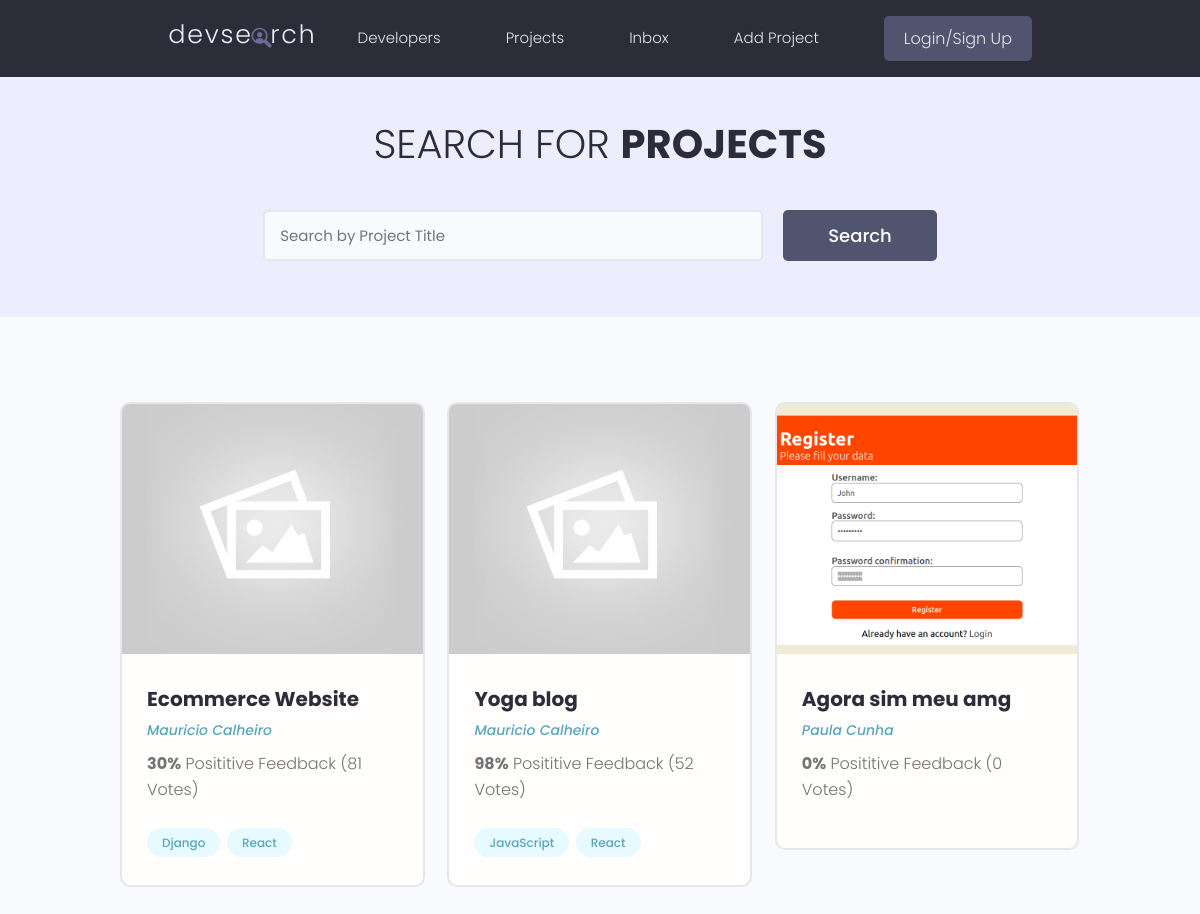
The app's page /projects/, older data.
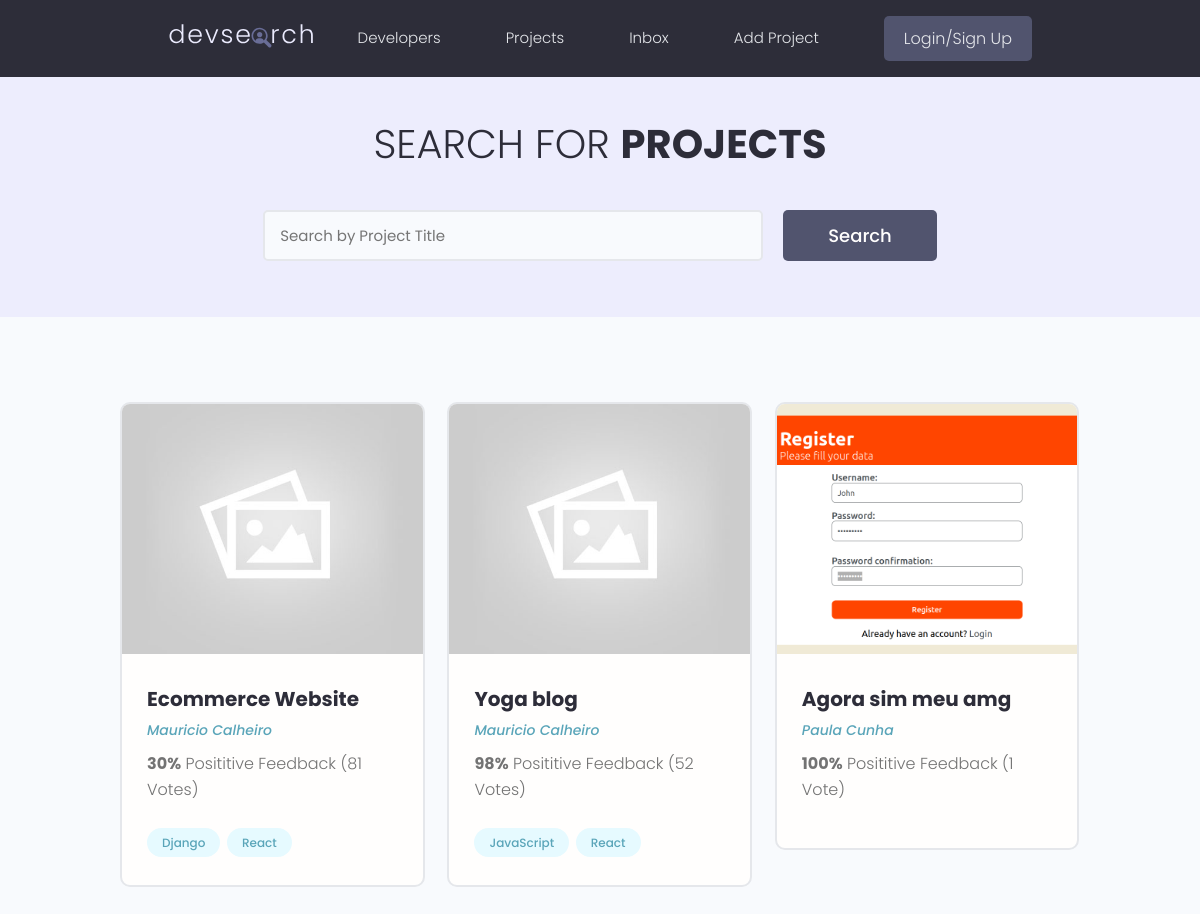
The same page, newer data.
### projects/models.py (models this page shows, shortened)
class Project(models.Model):
    owner = models.ForeignKey(Profile, null=True, blank=True, on_delete=models.SET_NULL)
    title = models.CharField(max_length=200)
    description = models.TextField(null=True, blank=True)
    featured_image = models.ImageField(null=True, blank=True, default='default.jpg')
    demo_link = models.CharField(max_length=2000, null=True, blank=True)
    source_link = models.CharField(max_length=2000, null=True, blank=True)
    tags = models.ManyToManyField('Tag', blank=True)
    vote_total = models.IntegerField(default=0, null=True, blank=True)
    vote_ratio = models.IntegerField(default=0, null=True, blank=True)
    created = models.DateTimeField(auto_now_add=True)
    id = models.UUIDField(default=uuid.uuid4, unique=True,
                          primary_key=True, editable=False)

class Tag(models.Model):
    name = models.CharField(max_length=200)
    created = models.DateTimeField(auto_now_add=True)
    id = models.UUIDField(default=uuid.uuid4, unique=True,
                          primary_key=True, editable=True)
    def __str__(self):
        return self.name

### users/models.py (models this page shows, shortened)
class Profile(models.Model):
    user = models.OneToOneField(User, on_delete=models.CASCADE, null=True, blank=True)
    name = models.CharField(max_length=200, blank=True, null=True)
    email = models.EmailField(max_length=500, blank=True, null=True)
    username = models.CharField(max_length=200, blank=True, null=True)
    location = models.CharField(max_length=200, blank=True, null=True)
    short_intro = models.CharField(max_length=200, blank=True, null=True)
    bio = models.TextField(blank=True, null=True)
    profile_image = models.ImageField(blank=True, null=True, upload_to='profiles/', default='profiles/user-default.png')
    social_github = models.CharField(max_length=200, blank=True, null=True)
    social_twitter = models.CharField(max_length=200, blank=True, null=True)
    social_linkedin = models.CharField(max_length=200, blank=True, null=True)
    social_youtube = models.CharField(max_length=200, blank=True, null=True)
    social_website = models.CharField(max_length=200, blank=True, null=True)
    created = models.DateField(auto_now_add=True)
    id = models.UUIDField(default=uuid.uuid4, unique=True, primary_key=True, editable=False)

### projects/views.py (the view)
# urls.py: path('', views.projects, name='projects'),
def projects(request):
    projects = Project.objects.all()
    context = {'projects': projects}
    return render(request, 'projects/projects.html', context)

### projects/templates/projects/projects.html (shortened to what this page needs)
{% extends 'main.html' %}
{% block content %}
<main class="projects">
    <section class="hero-section text-center">
      <div class="container container--narrow">
        <div class="hero-section__box">
          <h2>Search for <span>Projects</span></h2>
        </div>
        <div class="hero-section__search">
          <form class="form" action="#" method="get">
            <div class="form__field">
              <input class="input input--text" id="formInput#search" type="text" name="text"
                placeholder="Search by Project Title" />
            </div>
            <input class="btn btn--sub btn--lg" type="submit" value="Search" />
          </form>
        </div>
      </div>
    </section>
    <section class="projectsList">
      <div class="container">
        <section class="grid grid--three">
            {% for project in projects %}
          <div class="column">
            <div class="card project">
              <a href="{% url 'project' project.id %}" class="project">
                <img class="project__thumbnail" src="{{ project.featured_image.url }}" alt="project thumbnail" />
                <div class="card__body">
                  <h3 class="project__title">{{ project.title }}</h3>
                  <p><a class="project__author" href="{% url 'user-profile' project.owner.id %}">{{project.owner.name}}</a></p>
                  <p class="project--rating">
                    <span style="font-weight: bold;">{{ project.vote_ratio }}%</span> Posititive
                    Feedback ({{ project.vote_total }} Vote{{project.vote_total|pluralize:"s"}})
                  </p>
                  <div class="project__tags">
                    {% for tag in project.tags.all %}
                    <span class="tag tag--pill tag--main">
                      <small>{{ tag }}</small>
                    </span>
                    {% endfor %}
                  </div>
                </div>
              </a>
            </div>
          </div>
          {% endfor %}
    </section>
</main>
{% endblock content %}

### templates/main.html (shortened to what this page needs)
{% load static %}
<!DOCTYPE html>
<html lang="en">
<head>
    <link rel="stylesheet" href="https://cdn.iconmonstr.com/1.3.0/css/iconmonstr-iconic-font.min.css" />
    <link rel="stylesheet" href="{% static 'uikit/styles/uikit.css' %}" />
    <link rel="stylesheet" href="{% static 'styles/app.css' %}" />
</head>
<body>
    {% include 'navbar.html' %}
    {% block content %}
    {% endblock content %}
</body>
</html>

### templates/navbar.html (shortened to what this page needs)
{% load static %}
<header class="header">
    <div class="container container--narrow">
      <a href="{% url 'profiles' %}" class="header__logo">
        <img src="{% static 'images/logo.svg' %}" alt="DevSearch Logo" />
      </a>
      <nav class="header__nav">
        <ul class="header__menu">
          <li class="header__menuItem"><a href="{% url 'profiles' %}">Developers</a></li>
          <li class="header__menuItem"><a href="{% url 'projects' %}">Projects</a></li>
          <li class="header__menuItem"><a href="">Inbox</a></li>
          <li class="header__menuItem"><a href="{% url 'create-project' %}">Add Project</a></li>
          <li class="header__menuItem"><a href="" class="btn btn--sub">Login/Sign
            Up</a></li>
        </ul>
      </nav>
    </div>
  </header>

### static/styles/app.css (style rules this page uses)
:root { --color-sub: #2d2d39; }
.btn--sub { background-color: var(--color-sub-light); }
.card { border: 2px solid var(--color-light); }
img { width: 100%; }
.header { position: sticky; z-index: 111; background-color: var(--color-sub); padding: 1.5rem 0; }
.header > .container { display: flex; justify-content: space-between; align-items: center; }
.header__logo > img { height: 3.8rem; }
.header__nav > ul { display: inline-flex; align-items: center; list-style: none; gap: 6.5rem; }
.header__menuItem > a { color: var(--color-light); font-weight: 300; }
.hero-section { height: 40vh; display: flex; align-items: center; background-color: var(--color-sub); }
.hero-section__box { margin-bottom: 4rem; }
.hero-section__box > h2, .hero-section__box > h2 > span { font-size: 4rem; color: var(--color-light); line-height: 1.3; text-transform: uppercase; }
.hero-section__box > h2 { font-weight: 300; }
.hero-section__box > h2 > span { font-weight: 700; }
.hero-section__search > .form { display: flex; align-items: center; justify-content: center; gap: 2rem; }
.hero-section__search > .form input.input--text { width: 50rem; }
.project__author { font-size: 1.4rem; font-style: italic; }
.project--rating { margin-bottom: 1.6em; margin-top: .5em; }
.projects > .hero-section { background: var(--color-sub-lighter); height: 30vh; }
.projects .hero-section__box { margin-bottom: 2.5rem; }
.projects .hero-section__box > h2 { color: var(--color-sub); }
.projects .hero-section__box > h2 > span { font-weight: 700; color: var(--color-sub); }
.projectsList { margin-top: 8rem; }
.project__thumbnail { height: 25rem; object-fit: cover; object-position: top center; }
.project__title { font-size: 2rem; font-weight: 700; color: var(--color-sub); }

### static/uikit/styles/modules/_variables.css (style rules this page uses)
:root { --color-main: #5aa5b9; --color-main-light: #e6faff; --color-sub: #3f4156; --color-sub-light: #51546e; --color-sub-lighter: #ededfd; --color-text: #737373; --color-gray: #8b8b8b; --color-light: #e5e7eb; --color-light-gray: #767676; --color-bg: #f8fafd; --color-white: #fffefd; --color-white-light: #f3f3f3; --color-success: #359e64; --color-success-bg: #def8e8; --color-error: #fc4b0b; --color-error-bg: #fff2ee; --font-base: 'Poppins', arial, helvetica, 'Segoe UI', roboto, ubuntu, sans-serif; --font-monospace: 'Fira Code', 'Courier New', courier, monospace; --font-regular: 300; --font-medium: 500; --font-bold: 700; --generic-shadow: 1px 1px 5px #00000010; --generic-transition: all 0.3s ease-in-out; }

### static/uikit/styles/modules/_base.css (style rules this page uses)
* { margin: 0; padding: 0; box-sizing: border-box; text-rendering: optimizeLegibility; color: inherit; font-size: inherit; }
html { font-size: 50%; }
@media only screen and (min-width: 480px) { html { font-size: 56.25%; } }
@media only screen and (min-width: 1200px) { html { font-size: 62.5%; } }
body { line-height: 1.6; font-weight: 400; font-size: 1.5rem; color: var(--color-text); background-color: var(--color-bg); min-height: 100vh; }

### static/uikit/styles/modules/_typography.css (style rules this page uses)
* { font-family: var(--font-base); }
h2 { font-size: 3.6rem; font-weight: var(--font-bold); }
h3 { font-size: 3.2rem; font-weight: var(--font-medium); }
p, span, strong { font-size: 1.6rem; color: var(--color-text); font-weight: var(--font-regular); }
a { padding-bottom: 2px; text-decoration: none; display: inline-block; color: var(--color-main); font-weight: var(--font-medium); }

### static/uikit/styles/modules/_utilities.css (style rules this page uses)
.container { width: 92%; max-width: 165rem; margin: 0 auto; box-sizing: border-box; }
.container--narrow { width: 92%; max-width: 120rem; }
@media screen and (min-width: 1000px) { .container { width: 90%; } }
@media screen and (min-width: 1000px) { .container--narrow { width: 85%; } }
@media screen and (min-width: 1200px) { .container { width: 80%; } }
@media screen and (min-width: 1200px) { .container--narrow { width: 72%; } }
.text-center { text-align: center; }

### static/uikit/styles/modules/_button.css (style rules this page uses)
.btn { display: inline-block; position: relative; cursor: pointer; background-color: var(--color-light); font-weight: var(--font-medium); color: var(--color-sub); text-decoration: none; padding: 1rem 2rem; border-radius: 0.5rem; border: none; width: -webkit-fit-content; width: -moz-fit-content; width: fit-content; height: -webkit-fit-content; height: -moz-fit-content; height: fit-content; font-size: 1.6rem; outline-width: 0; outline-color: transparent; -webkit-backface-visibility: hidden; backface-visibility: hidden; transition: all 0.3s ease-in-out; }
.btn--sub { background-color: var(--color-sub); color: var(--color-white); }
.btn--lg { font-size: 1.8rem; padding: 1.2rem 4.5rem; }

Row changes from the older to the newer data that the page shows:
changed Project "Agora sim meu amg": vote_ratio "0" → "100"; vote_total "0" → "1"
